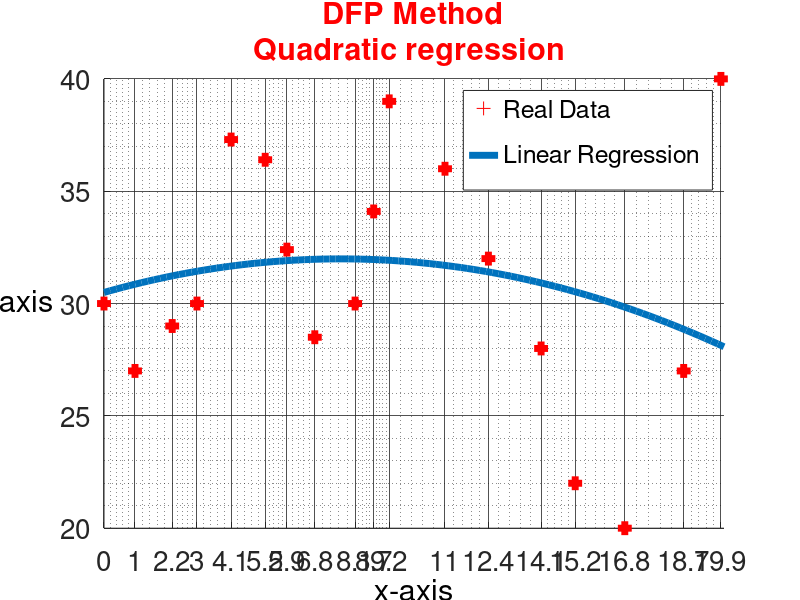

Write MATLAB code to recreate this figure.
% Question 2
% DFP Method
% Quadratic regression 
% Polynomial f(X) = Y = -0.0256X^2 + 0.3911X + 30.4942
% Gradient norm  = 1.4552e-11 after 3 iterations
clc
clear

x=[0, 1, 2.2, 3, 4.1, 5.2, 5.9, 6.8, 8.1, 8.7, 9.2, 11, 12.4, 14.1,...
    15.2, 16.8, 18.7, 19.9];  
y =[30, 27, 29, 30, 37.3, 36.4, 32.4, 28.5, 30, 34.1, 39, 36, 32, 28,...
    22, 20, 27, 40];

% x0 = [0; 0; 0];
% syms m b c lambda
% yi = m.*(x.^2) + b.*x + c;
% ri = yi - y;
% % Least Square to be minimized
% ff = sum(ri.^2);
% %ff = 0.5.*m.^2 + m.*b + b.^2;
% dfm = diff(ff, m);
% dfb = diff(ff, b);
% dfc = diff(ff, c);
% dfmbc = [dfm dfb dfc ];
% derive = matlabFunction(dfmbc);
% % Least square gradient vector 
% ddd = @(x)derive(x(2),x(3), x(1));
% % Initial g, 3 by 3 identity matrix
% g = eye(3);
% % Stop Criteria 
% tol = 0.001;
% iteration = 0;
% 
% while(iteration < 5)
% iteration = iteration +1;
% % Search Direction
% u = -g*(ddd(x0)');
% % Function f(x0 + lambda*u)
% m = x0(1) + lambda.*u(1);
% b = x0(2) + lambda.*u(2);
% c = x0(3) + lambda.*u(3); 
% f = subs(ff);
% % Line search
% dd = diff(f, lambda);
% % lbd minimizes f(x0 + lambda*u) 
% lbd = double(solve(dd==0));
% % x = x0 + lambda*u
% x = x0 +lbd.*u;
% % Parameters to update g
% v = lbd.*u;
% yy = ddd(x)-ddd(x0);
% yy = yy';
% aa = (v*(v'))/((v')*yy);
% bb = -g*yy*((g*yy)')/((yy')*g*yy);
% % Update 
% g = g + aa + bb;
% x0 = x;
% % Stop Criteria
% if norm(ddd(x))<tol
%     index = iteration;
%     break
% end
% 
% end
% Plot without doing the above computation 
p = zeros(1,3);
p(1) = -0.0256;
p(2) = 0.3911;
p(3) = 30.4942;
% Linear Regression  Line Function
f = @(t)p(1).*(t.^2) + p(2).*t + p(3);
% Plot Data and Linear Regression Line
h1 = figure(1);
% Data
plot1 = scatter(x, y, 100, '+', 'MarkerEdgeColor', 'red', 'linewidth', 5);
hold on
% Linear Regression Line
xx = linspace(0,20,100);
plot2 = plot(xx, f(xx), 'linewidth', 5);
[~,b] = legend([plot1 plot2],{'Real Data','Linear Regression'}, 'FontSize',30);
set(findobj(b,'-property','MarkerSize'),'MarkerSize',30);

xlabel('x-axis','color', 'k', 'fontSize', 25)
ylabel('y-axis', 'color','k', 'fontSize', 25)
hYLabel = get(gca,'YLabel');
set(hYLabel,'rotation',0,'VerticalAlignment','middle',  'HorizontalAlignment','right')
grid on
grid minor
set(gca,'FontSize',20)
set(get(h1,'CurrentAxes'),'GridAlpha',0.8,'MinorGridAlpha',0.5);
xticks(x);
%title('Linear Regression', 'color', 'r');

titl=sprintf(['DFP Method',...
    '\nQuadratic regression ']);
title(titl, 'color', 'red')




